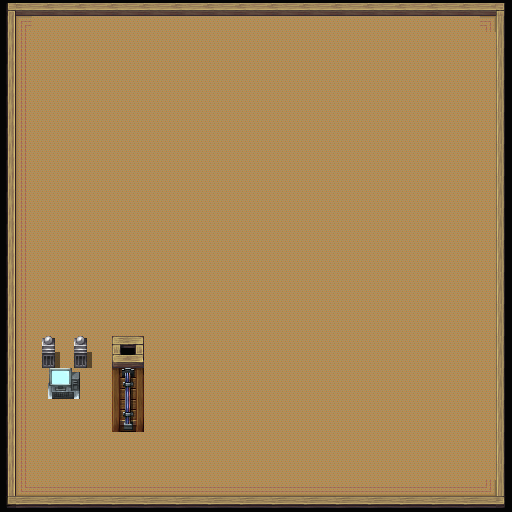

Rendered tile map (Tiled .tmx) drawn with the repository's tilesets; below, a short description and the map source with its tile grids summarised:
An orthogonal 32x32 tile map with 16x16 px tiles, 2 tile layers (Base, Decor1), 3 tilesets and 10 objects (pillarSW, decorColumn1, decorColumn2, decorComputer1, wallS, ...).

<map version="1.0" orientation="orthogonal" width="32" height="32" tilewidth="16" tileheight="16">
 <tileset firstgid="1" name="mack-tilea4" tilewidth="16" tileheight="16">
  <image source="../graphics/mack-tilea4.png" width="512" height="480" />
 </tileset>
 <tileset firstgid="961" name="mack-tilea2" tilewidth="16" tileheight="16">
  <image source="../graphics/mack-tilea2.png" width="512" height="384" />
 </tileset>
 <tileset firstgid="1729" name="future-joy-tilee" tilewidth="16" tileheight="16">
  <image source="../graphics/future-joy-tilee.png" width="512" height="512" />
 </tileset>
 <layer name="Base" width="32" height="32">
  <data>[1024 cells, 1024 non-empty, 36 distinct tile ids]</data>
 </layer>
 <layer name="Decor1" width="32" height="32">
  <data>[1024 cells, 20 non-empty, 16 distinct tile ids]</data>
 </layer>
 <objectgroup name="PhysBodies" width="32" height="32">
  <object name="pillarSW" x="112" y="338" width="31" height="67">
   <properties>
    <property name="physType" value="staticBody" />
   </properties>
  </object>
  <object name="decorColumn1" x="74" y="339" width="12" height="28">
   <properties>
    <property name="physType" value="staticBody" />
   </properties>
  </object>
  <object name="decorColumn2" x="43" y="338" width="12" height="28">
   <properties>
    <property name="physType" value="staticBody" />
   </properties>
  </object>
  <object name="decorComputer1" x="49" y="368" width="30" height="30">
   <properties>
    <property name="physType" value="staticBody" />
   </properties>
  </object>
  <object name="wallS" x="8" y="496" width="495" height="10">
   <properties>
    <property name="physType" value="staticBody" />
   </properties>
  </object>
  <object name="wallN" x="8" y="2" width="495" height="10">
   <properties>
    <property name="physType" value="staticBody" />
   </properties>
  </object>
  <object name="wallE" x="497" y="10" width="6" height="486">
   <properties>
    <property name="physType" value="staticBody" />
   </properties>
  </object>
  <object name="wallW" x="8" y="12" width="6" height="486">
   <properties>
    <property name="physType" value="staticBody" />
   </properties>
  </object>
  <object name="decorComputer1Light" x="61" y="376" width="3" height="4">
   <properties>
    <property name="blue" value="0.8" />
    <property name="distance" value="10" />
    <property name="green" value="0.7" />
    <property name="physType" value="pointLight" />
    <property name="red" value="0.3" />
   </properties>
  </object>
 </objectgroup>
 <objectgroup name="Helpers" width="32" height="32">
  <object name="PLAYER_START" x="60" y="448" width="4" height="5">
   <ellipse />
  </object>
 </objectgroup>
</map>
